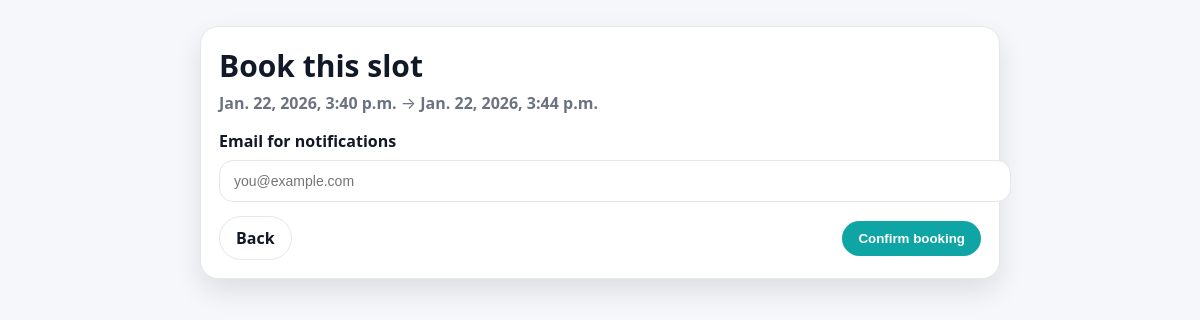
Screenshot of /appointments/slots/21/book/ with the database file from the repository.
### appointments/models.py (models this page shows, shortened)
class AppointmentSlot(models.Model):
    STATUS_CHOICES = [
        ("available", "Available"),
        ("booked", "Booked"),
        ("cancelled", "Cancelled"),
    ]
    doctor = models.ForeignKey(User, on_delete=models.CASCADE, related_name="slots")
    start_time = models.DateTimeField()
    end_time = models.DateTimeField()
    status = models.CharField(max_length=20, choices=STATUS_CHOICES, default="available")
    class Meta:
        indexes = [
            models.Index(fields=["doctor", "start_time", "status"]),
        ]

### appointments/views.py (the view, shortened to what this page needs)
# urls.py: path("slots/<int:slot_id>/book/", views.book_slot, name="book_slot"),
def book_slot(request, slot_id: int):
    slot = get_object_or_404(AppointmentSlot, id=slot_id)
    if request.method == "GET":
        if slot.status != "available" or slot.start_time < timezone.now():
            messages.error(request, "This slot is not available.")
            return redirect("appointments:available_slots")
        return render(request, "appointments/book_slot.html", {"slot": slot})

### appointments/templates/appointments/book_slot.html (shortened to what this page needs)
<!doctype html>
<html lang="en">
<head>
</head>
<body>
  <main class="container">
    <div class="card">
      <h1>Book this slot</h1>
      <div class="muted"><b>{{ slot.start_time }}</b> → <b>{{ slot.end_time }}</b></div>
      <form method="post" style="margin-top:16px;">
        <label for="contact_email">Email for notifications</label>
        <div style="margin-top:8px;">
          <input id="contact_email" name="contact_email" type="email" placeholder="you@example.com" required>
        </div>
        <div class="row">
          <a class="btn btn-ghost" href="{% url 'appointments:available_slots' %}">Back</a>
          <button class="btn" type="submit">Confirm booking</button>
        </div>
      </form>
    </div>
  </main>
</body>
</html>

### appointments/templates/appointments/book_slot.html (style rules this page uses)
:root { --bg:#f6f7fb; --card:#fff; --text:#111827; --muted:#6b7280; --primary:#0ea5a4; --primary-dark:#0b7f7e; --border:#e5e7eb; --radius:18px; --shadow:0 12px 28px rgba(0,0,0,.10); }
body { margin:0;font-family:system-ui,-apple-system,Segoe UI,Roboto,Arial;background:var(--bg);color:var(--text); }
.container { max-width:800px;margin:26px auto;padding:0 18px; }
.card { background:var(--card);border:1px solid var(--border);border-radius:var(--radius);box-shadow:var(--shadow);padding:18px; }
h1 { margin:0 0 6px;font-size:30px; }
.muted { color:var(--muted); }
.row { display:flex;gap:12px;flex-wrap:wrap;align-items:center;justify-content:space-between;margin-top:14px; }
label { font-weight:700; }
input { width:100%; padding:12px 14px; border-radius:14px; border:1px solid var(--border); font-size:14px; outline:none; }
.btn { background:var(--primary); color:#fff; border:none; padding:10px 16px; border-radius:999px; font-weight:800; cursor:pointer; text-decoration:none; display:inline-block; }
.btn-ghost { background:transparent;color:var(--text);border:1px solid var(--border); }

### rows the page displays
AppointmentSlot: start_time "Jan. 22, 2026, 3:40 p.m.", end_time "Jan. 22, 2026, 3:44 p.m."
